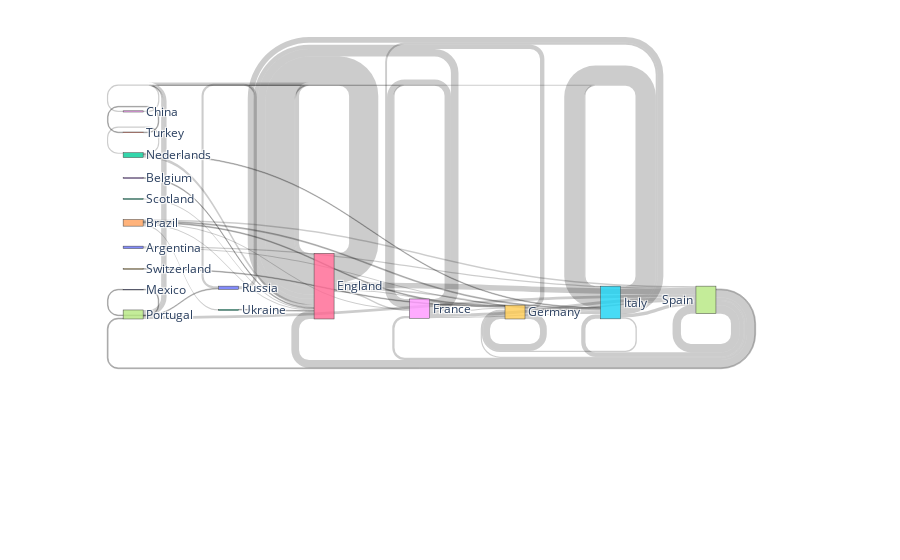

Notebook cell for this chart:
### Code cell
fig = go.Figure(go.Sankey(
    valuesuffix = "€",
    # Define nodes
    node = dict(label = Country["Country"]
               ),
    # Add links
    link = dict(
          source =  CountryRelations["Country_ind_y"],
          target =  CountryRelations["Country_ind_x"],
          value =   CountryRelations["Transfer_fee"],
          hovertemplate = '%{x}' + '<br><b>Transfer fee</b>: €%{y}'
      )))



fig.show()

### Figure 1 — Plotly figure (JSON) as saved in the notebook; plotly's stock layout.template omitted (floating-point values rounded to 4 significant figures)
{"data": [{"link": {"hovertemplate": "%{x}<br><b>Transfer fee</b>: €%{y}", "source": [16, 25, 47, 47, 18, 19, 18, 25, 16, 19, 47, 25, 37, 18, 32, 37, 47, 40, 25, 4, 16, 16, 19, 0, 25, 19, 8, 18, 40, 47, 32, 18, 37, 4, 16, 4, 0, 4, 37, 42, 4, 47, 3, 4, 37, 32, 30, 51, 49, 52], "target": [16, 25, 47, 16, 16, 19, 18, 16, 47, 16, 25, 47, 16, 47, 16, 47, 18, 40, 18, 47, 25, 18, 47, 47, 19, 25, 8, 25, 16, 19, 32, 19, 18, 52, 19, 18, 25, 16, 25, 16, 25, 37, 16, 19, 40, 25, 30, 51, 19, 16], "value": [6505610000, 4505420000, 1869810000, 1721210000, 1689860000, 1510700000, 1419950000, 1280610000, 1208540000, 976560000, 947800000, 777350000, 724380000, 677560000, 667510000, 621520000, 508820000, 462700000, 426550000, 362050000, 336400000, 321700000, 318500000, 300950000, 299500000, 284800000, 269610000, 261740000, 257700000, 256150000, 249550000, 249305000, 247530000, 244500000, 243990000, 241010000, 235120000, 229380000, 229300000, 224480000, 218390000, 208740000, 201740000, 187750000, 184000000, 163260000, 160300000, 157150000, 156580000, 156030000]}, "node": {"label": ["Argentina", "Australia", "Belarus", "Belgium", "Brazil", "Bulgaria", "Canada", "Chile", "China", "Colombia", "Costa Rica", "Croatia", "Czech Republic", "Denmark", "Ecuador", "Egpty", "England", "Finland", "France", "Germany", "Ghana", "Greece", "Hungary", "Iran", "Israel", "Italy", "Japan", "Korea, South", "Latvia", "Libya", "Mexico", "Moldova", "Nederlands", "Norway", "Paraguay", "Peru", "Poland", "Portugal", "Qatar", "Romania", "Russia", "Saudi Arabia", "Scotland", "Serbia", "Slovakia", "South Africa", "South Korea", "Spain", "Sweden", "Switzerland", "Tunisia", "Turkey", "Ukraine", "United Arab Emirates", "United States", "Uruguay", "Venezuela", "Wales"]}, "type": "sankey", "valuesuffix": "€"}], "layout": {}}
